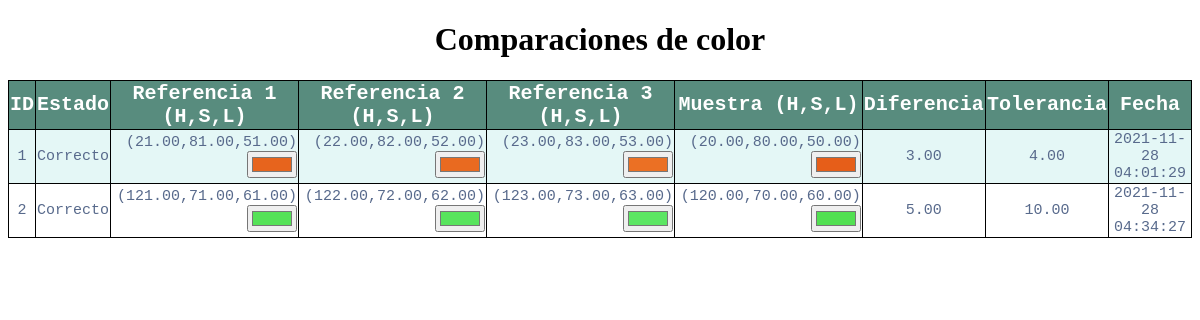
The app's page /src/usermainpage/widgets/ColorLectures/lectures.php (signed in) with its own data.
### tables this page shows
CREATE TABLE `data_colorimeter` (
  `color_id` int(11) NOT NULL,
  `color_userid` varchar(100) NOT NULL,
  `color_result` varchar(20) NOT NULL,
  `h_ref1` double(5,2) DEFAULT NULL,
  `h_ref2` double(5,2) DEFAULT NULL,
  `h_ref3` double(5,2) DEFAULT NULL,
  `s_ref1` double(5,2) DEFAULT NULL,
  `s_ref2` double(5,2) DEFAULT NULL,
  `s_ref3` double(5,2) DEFAULT NULL,
  `l_ref1` double(5,2) DEFAULT NULL,
  `l_ref2` double(5,2) DEFAULT NULL,
  `l_ref3` double(5,2) DEFAULT NULL,
  `h_samp` double(5,2) DEFAULT NULL,
  `s_samp` double(5,2) DEFAULT NULL,
  `l_samp` double(5,2) DEFAULT NULL,
  `color_diff` double(5,2) DEFAULT NULL,
  `color_tol` double(5,2) DEFAULT NULL,
  `color_date` timestamp NOT NULL DEFAULT CURRENT_TIMESTAMP,
  `color_deviceUniqueId` varchar(50) DEFAULT NULL,
  `color_username` varchar(50) NOT NULL
);

### src/usermainpage/widgets/ColorLectures/TableLectures.php (the view, shortened to what this page needs)
<?php
    $servername = "sql102.epizy.com";
    $username = "epiz_30279333";
    $password = "0rbzdnc6";
    $database = "epiz_30279333_iotDB";
    $conn = new mysqli($servername, $username, $password, $database);
    $sql = "SELECT `color_id`, `color_result`, `h_ref1`, `s_ref1`, `l_ref1`, `h_ref2`, `s_ref2`, `l_ref2`, `h_ref3`, `s_ref3`, `l_ref3`, `h_samp`, `s_samp`, `l_samp`, `color_diff`, `color_tol`, `color_date` FROM `data_colorimeter` WHERE `color_username` = '". $_SESSION["User"] . "'";
    $result = $conn->query($sql);
    if ($result->num_rows > 0)
    {
        $colorid = 0;
        while($row = $result->fetch_assoc())
        {
            $hex1 = convertHSL($row["h_ref1"], $row["s_ref1"], $row["l_ref1"]);
            $hex2 = convertHSL($row["h_ref2"], $row["s_ref2"], $row["l_ref2"]);
            $hex3 = convertHSL($row["h_ref3"], $row["s_ref3"], $row["l_ref3"]);
            $hex4 = convertHSL($row["h_samp"], $row["s_samp"], $row["l_samp"]);
            echo "<tr><td>" . $row["color_id"] .
                 "</td><td>" . $row["color_result"] .
                 "</td><td class = 'Ref1'>(" . $row["h_ref1"] . "," . $row["s_ref1"] . "," . $row["l_ref1"] . ')  <input type="color" id="colorInput1_' . $colorid . '" name="colorInput" value="' . $hex1 . '">' .
                 "</td><td class = 'Ref2'>(" . $row["h_ref2"] . "," . $row["s_ref2"] . "," . $row["l_ref2"] . ')  <input type="color" id="colorInput2_' . $colorid . '" name="colorInput" value="' . $hex2 . '">' .
                 "</td><td class = 'Ref3'>(" . $row["h_ref3"] . "," . $row["s_ref3"] . "," . $row["l_ref3"] . ')  <input type="color" id="colorInput3_' . $colorid . '" name="colorInput" value="' . $hex3 . '">' .
                 "</td><td class = 'Muestra'>(" . $row["h_samp"] . "," . $row["s_samp"] . "," . $row["l_samp"] . ')  <input type="color" id="colorInput4_' . $colorid . '" name="colorInput" value="' . $hex4 . '">' .
                 "</td><td>" . $row["color_diff"] .
                 "</td><td>" . $row["color_tol"] .
                 "</td><td>" . $row["color_date"] .
                 "</td></tr>";
            $colorid = $colorid + 1;
        }
    }
    else
    {
        echo "0 results";
    }
    function convertHSL($h, $s, $l, $toHex=true){
        $h /= 360;
        $s /=100;
        $l /=100;
        $r = $l;
        $g = $l;
        $b = $l;
        $v = ($l <= 0.5) ? ($l * (1.0 + $s)) : ($l + $s - $l * $s);
        if ($v > 0){
              $m = $l + $l - $v;
              $sv = ($v - $m ) / $v;
              $h *= 6.0;
              $sextant = floor($h);
              $fract = $h - $sextant;
              $vsf = $v * $sv * $fract;
              $mid1 = $m + $vsf;
              $mid2 = $v - $vsf;
              switch ($sextant)
              {
                    case 0:
                          $r = $v;
                          $g = $mid1;
                          $b = $m;
                          break;
                    case 2:
                          $r = $m;
                          $g = $v;
                          $b = $mid1;
                          break;
              }
        }
        $r = round($r * 255, 0);
        $g = round($g * 255, 0);
        $b = round($b * 255, 0);
        if ($toHex) {
            $r = ($r < 15)? '0' . dechex($r) : dechex($r);
            $g = ($g < 15)? '0' . dechex($g) : dechex($g);
            $b = ($b < 15)? '0' . dechex($b) : dechex($b);
            return "#$r$g$b";
        } else {
            return "rgb($r, $g, $b)";
        }
    }
?>

### src/usermainpage/widgets/ColorLectures/lectures.php (shortened to what this page needs)
<!DOCTYPE html>
<html lang="es">
    <head>
    </head>
    <body>
        <h1>Comparaciones de color</h1>
        <div style="overflow-x:auto;">
            <table>
                <tr>
                    <th>ID</th>
                    <th>Estado</th>
                    <th>Referencia 1 (H,S,L)</th>
                    <th>Referencia 2 (H,S,L)</th>
                    <th>Referencia 3 (H,S,L)</th>
                    <th>Muestra (H,S,L)</th>
                    <th>Diferencia</th>
                    <th>Tolerancia</th>
                    <th>Fecha</th>
                </tr>
                <?php
                    include('TableLectures.php');
                ?>
            </table>
        </div>
    </body>
</html>

### src/usermainpage/widgets/ColorLectures/lectures.php (style rules this page uses)
h1 { text-align: center; }
table, th, td { border: 1px solid black; }
table { border-collapse: collapse; width: 100%; color: #586a8c; font-family: monospace; text-align: center; }
th { background-color: #588c7e; color: white; height: 30px; font-size: 20px; }
tr { font-size: 15px; }
tr:nth-child(even) { background-color: #53ccc227 }
.Ref1 { text-align: right; }
.Ref2 { text-align: right; }
.Ref3 { text-align: right; }
.Muestra { text-align: right; }

### records on screen
data_colorimeter: color_id "1", color_result "Correcto", h_ref1 "21.00", s_ref1 "81.00", l_ref1 "51.00", colorInput "#e7641d", h_ref2 "22.00", s_ref2 "82.00", l_ref2 "52.00", colorInput "#e96a20", h_ref3 "23.00", s_ref3 "83.00", l_ref3 "53.00", colorInput "#eb7024", h_samp "20.00", s_samp "80.00", l_samp "50.00", colorInput "#e65e19", color_diff "3.00", color_tol "4.00", color_date "2021-11-28 04:01:29"
data_colorimeter: color_id "2", color_result "Correcto", h_ref1 "121.00", s_ref1 "71.00", l_ref1 "61.00", colorInput "#55e257", h_ref2 "122.00", s_ref2 "72.00", l_ref2 "62.00", colorInput "#58e45d", h_ref3 "123.00", s_ref3 "73.00", l_ref3 "63.00", colorInput "#5ce663", h_samp "120.00", s_samp "70.00", l_samp "60.00", colorInput "#52e052", color_diff "5.00", color_tol "10.00", color_date "2021-11-28 04:34:27"
